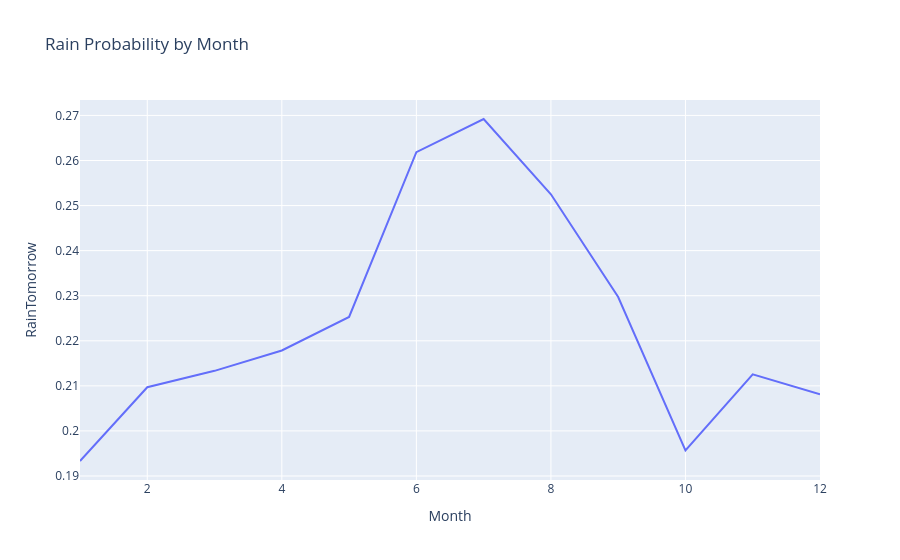

The code cell stored with this chart in its notebook:
### Markdown cell above
## Rain by month

### Code cell
monthly_rain = df.groupby("Month")["RainTomorrow"].mean().reset_index()

fig = px.line(monthly_rain, x='Month', y='RainTomorrow',
              title="Rain Probability by Month")
fig.show()

### Figure 1 — Plotly figure (JSON) as saved in the notebook; plotly's stock layout.template omitted (floating-point values rounded to 4 significant figures)
{"data": [{"hovertemplate": "Month=%{x}<br>RainTomorrow=%{y}<extra></extra>", "legendgroup": "", "line": {"color": "#636efa", "dash": "solid"}, "marker": {"symbol": "circle"}, "mode": "lines", "name": "", "orientation": "v", "showlegend": false, "type": "scatter", "x": [1, 2, 3, 4, 5, 6, 7, 8, 9, 10, 11, 12], "xaxis": "x", "y": [0.1933, 0.2097, 0.2133, 0.2178, 0.2253, 0.2618, 0.2692, 0.2525, 0.2297, 0.1957, 0.2125, 0.2081], "yaxis": "y"}], "layout": {"legend": {"tracegroupgap": 0}, "title": {"text": "Rain Probability by Month"}, "xaxis": {"anchor": "y", "domain": [0, 1], "title": {"text": "Month"}}, "yaxis": {"anchor": "x", "domain": [0, 1], "title": {"text": "RainTomorrow"}}}}
